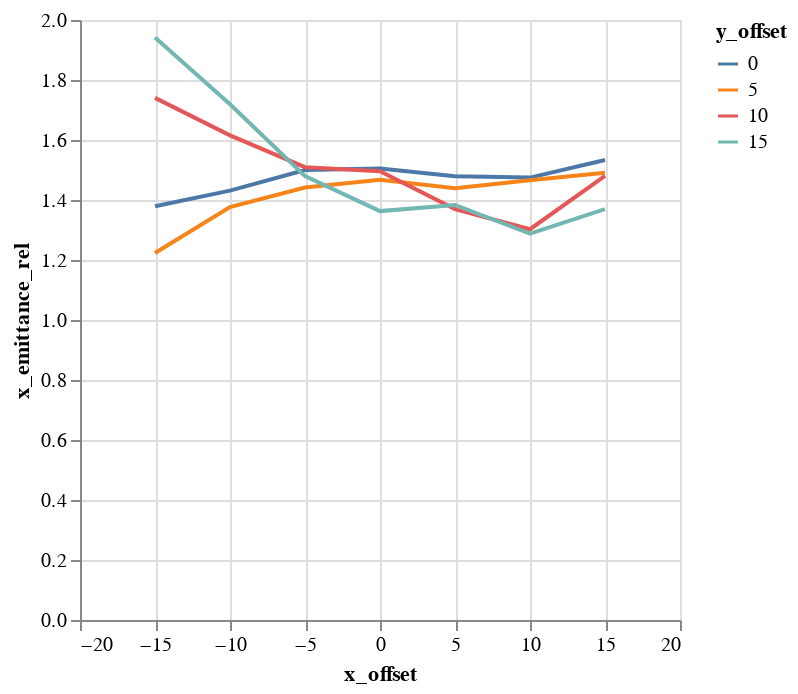

Here is the notebook cell this chart was saved with:
### Code cell
alt.Chart(emit_df).mark_line().encode(
    color='y_offset:N',
    x='x_offset',
    y='x_emittance_rel',
)

### Figure 1 — Vega-Lite specification as saved in the notebook (floating-point values rounded to 4 significant figures)
{"$schema": "https://vega.github.io/schema/vega-lite/v1.2.1.json", "data": {"values": [{"losses": 0, "relbeta": 0.002308, "sourceID": 16777222, "sourceName": "x_-15_y_0", "x_emittance": 2.236, "x_emittance_rel": 1.379, "x_norm_emittance": 0.005162, "x_offset": -15, "y_emittance": 2.294, "y_emittance_rel": 1.459, "y_norm_emittance": 0.005296, "y_offset": 0}, {"losses": 0, "relbeta": 0.002308, "sourceID": 16777229, "sourceName": "x_-15_y_5", "x_emittance": 1.949, "x_emittance_rel": 1.223, "x_norm_emittance": 0.004498, "x_offset": -15, "y_emittance": 2.168, "y_emittance_rel": 1.36, "y_norm_emittance": 0.005004, "y_offset": 5}, {"losses": 0, "relbeta": 0.002308, "sourceID": 16777236, "sourceName": "x_-15_y_10", "x_emittance": 2.815, "x_emittance_rel": 1.74, "x_norm_emittance": 0.006497, "x_offset": -15, "y_emittance": 2.872, "y_emittance_rel": 1.799, "y_norm_emittance": 0.006629, "y_offset": 10}, {"losses": 0, "relbeta": 0.002308, "sourceID": 16777243, "sourceName": "x_-15_y_15", "x_emittance": 3.245, "x_emittance_rel": 1.942, "x_norm_emittance": 0.007492, "x_offset": -15, "y_emittance": 3.162, "y_emittance_rel": 1.903, "y_norm_emittance": 0.007299, "y_offset": 15}, {"losses": 0, "relbeta": 0.002308, "sourceID": 16777220, "sourceName": "x_-10_y_0", "x_emittance": 2.279, "x_emittance_rel": 1.431, "x_norm_emittance": 0.00526, "x_offset": -10, "y_emittance": 2.198, "y_emittance_rel": 1.415, "y_norm_emittance": 0.005073, "y_offset": 0}, {"losses": 0, "relbeta": 0.002308, "sourceID": 16777227, "sourceName": "x_-10_y_5", "x_emittance": 2.22, "x_emittance_rel": 1.376, "x_norm_emittance": 0.005125, "x_offset": -10, "y_emittance": 2.169, "y_emittance_rel": 1.372, "y_norm_emittance": 0.005006, "y_offset": 5}, {"losses": 0, "relbeta": 0.002308, "sourceID": 16777234, "sourceName": "x_-10_y_10", "x_emittance": 2.401, "x_emittance_rel": 1.615, "x_norm_emittance": 0.005544, "x_offset": -10, "y_emittance": 2.54, "y_emittance_rel": 1.525, "y_norm_emittance": 0.005863, "y_offset": 10}, {"losses": 0, "relbeta": 0.002308, "sourceID": 16777241, "sourceName": "x_-10_y_15", "x_emittance": 2.493, "x_emittance_rel": 1.719, "x_norm_emittance": 0.005754, "x_offset": -10, "y_emittance": 2.632, "y_emittance_rel": 1.611, "y_norm_emittance": 0.006076, "y_offset": 15}, {"losses": 0, "relbeta": 0.002308, "sourceID": 16777218, "sourceName": "x_-5_y_0", "x_emittance": 2.514, "x_emittance_rel": 1.5, "x_norm_emittance": 0.005803, "x_offset": -5, "y_emittance": 2.521, "y_emittance_rel": 1.468, "y_norm_emittance": 0.00582, "y_offset": 0}, {"losses": 0, "relbeta": 0.002308, "sourceID": 16777225, "sourceName": "x_-5_y_5", "x_emittance": 2.196, "x_emittance_rel": 1.442, "x_norm_emittance": 0.00507, "x_offset": -5, "y_emittance": 2.244, "y_emittance_rel": 1.38, "y_norm_emittance": 0.00518, "y_offset": 5}, {"losses": 0, "relbeta": 0.002308, "sourceID": 16777232, "sourceName": "x_-5_y_10", "x_emittance": 2.281, "x_emittance_rel": 1.509, "x_norm_emittance": 0.005266, "x_offset": -5, "y_emittance": 2.317, "y_emittance_rel": 1.5, "y_norm_emittance": 0.005349, "y_offset": 10}, {"losses": 0, "relbeta": 0.002308, "sourceID": 16777239, "sourceName": "x_-5_y_15", "x_emittance": 2.503, "x_emittance_rel": 1.479, "x_norm_emittance": 0.005778, "x_offset": -5, "y_emittance": 2.471, "y_emittance_rel": 1.642, "y_norm_emittance": 0.005703, "y_offset": 15}, {"losses": 0, "relbeta": 0.002308, "sourceID": 16777216, "sourceName": "x_0_y_0", "x_emittance": 2.317, "x_emittance_rel": 1.505, "x_norm_emittance": 0.005349, "x_offset": 0, "y_emittance": 2.215, "y_emittance_rel": 1.441, "y_norm_emittance": 0.005113, "y_offset": 0}, {"losses": 0, "relbeta": 0.002308, "sourceID": 16777223, "sourceName": "x_0_y_5", "x_emittance": 2.261, "x_emittance_rel": 1.468, "x_norm_emittance": 0.005219, "x_offset": 0, "y_emittance": 2.172, "y_emittance_rel": 1.415, "y_norm_emittance": 0.005013, "y_offset": 5}, {"losses": 0, "relbeta": 0.002308, "sourceID": 16777230, "sourceName": "x_0_y_10", "x_emittance": 2.098, "x_emittance_rel": 1.496, "x_norm_emittance": 0.004844, "x_offset": 0, "y_emittance": 2.083, "y_emittance_rel": 1.412, "y_norm_emittance": 0.004808, "y_offset": 10}, {"losses": 0, "relbeta": 0.002308, "sourceID": 16777237, "sourceName": "x_0_y_15", "x_emittance": 2.41, "x_emittance_rel": 1.363, "x_norm_emittance": 0.005563, "x_offset": 0, "y_emittance": 2.298, "y_emittance_rel": 1.425, "y_norm_emittance": 0.005304, "y_offset": 15}, {"losses": 0, "relbeta": 0.002308, "sourceID": 16777217, "sourceName": "x_5_y_0", "x_emittance": 2.292, "x_emittance_rel": 1.479, "x_norm_emittance": 0.005292, "x_offset": 5, "y_emittance": 2.313, "y_emittance_rel": 1.382, "y_norm_emittance": 0.00534, "y_offset": 0}, {"losses": 0, "relbeta": 0.002308, "sourceID": 16777224, "sourceName": "x_5_y_5", "x_emittance": 2.306, "x_emittance_rel": 1.44, "x_norm_emittance": 0.005324, "x_offset": 5, "y_emittance": 2.22, "y_emittance_rel": 1.507, "y_norm_emittance": 0.005125, "y_offset": 5}, {"losses": 0, "relbeta": 0.002308, "sourceID": 16777231, "sourceName": "x_5_y_10", "x_emittance": 2.003, "x_emittance_rel": 1.37, "x_norm_emittance": 0.004624, "x_offset": 5, "y_emittance": 2.203, "y_emittance_rel": 1.382, "y_norm_emittance": 0.005086, "y_offset": 10}, {"losses": 0, "relbeta": 0.002308, "sourceID": 16777238, "sourceName": "x_5_y_15", "x_emittance": 2.211, "x_emittance_rel": 1.384, "x_norm_emittance": 0.005105, "x_offset": 5, "y_emittance": 2.207, "y_emittance_rel": 1.402, "y_norm_emittance": 0.005095, "y_offset": 15}, {"losses": 0, "relbeta": 0.002308, "sourceID": 16777219, "sourceName": "x_10_y_0", "x_emittance": 2.24, "x_emittance_rel": 1.475, "x_norm_emittance": 0.005172, "x_offset": 10, "y_emittance": 2.387, "y_emittance_rel": 1.493, "y_norm_emittance": 0.00551, "y_offset": 0}, {"losses": 0, "relbeta": 0.002308, "sourceID": 16777226, "sourceName": "x_10_y_5", "x_emittance": 2.121, "x_emittance_rel": 1.465, "x_norm_emittance": 0.004897, "x_offset": 10, "y_emittance": 2.214, "y_emittance_rel": 1.47, "y_norm_emittance": 0.005111, "y_offset": 5}, {"losses": 0, "relbeta": 0.002308, "sourceID": 16777233, "sourceName": "x_10_y_10", "x_emittance": 2.27, "x_emittance_rel": 1.303, "x_norm_emittance": 0.005241, "x_offset": 10, "y_emittance": 2.299, "y_emittance_rel": 1.426, "y_norm_emittance": 0.005308, "y_offset": 10}, {"losses": 0, "relbeta": 0.002308, "sourceID": 16777240, "sourceName": "x_10_y_15", "x_emittance": 2.026, "x_emittance_rel": 1.288, "x_norm_emittance": 0.004676, "x_offset": 10, "y_emittance": 2.055, "y_emittance_rel": 1.36, "y_norm_emittance": 0.004743, "y_offset": 15}, {"losses": 0, "relbeta": 0.002308, "sourceID": 16777221, "sourceName": "x_15_y_0", "x_emittance": 2.298, "x_emittance_rel": 1.533, "x_norm_emittance": 0.005305, "x_offset": 15, "y_emittance": 2.246, "y_emittance_rel": 1.423, "y_norm_emittance": 0.005185, "y_offset": 0}, {"losses": 1, "relbeta": 0.002308, "sourceID": 16777228, "sourceName": "x_15_y_5", "x_emittance": 2.343, "x_emittance_rel": 1.491, "x_norm_emittance": 0.005409, "x_offset": 15, "y_emittance": 2.24, "y_emittance_rel": 1.508, "y_norm_emittance": 0.005171, "y_offset": 5}, {"losses": 0, "relbeta": 0.002308, "sourceID": 16777235, "sourceName": "x_15_y_10", "x_emittance": 2.402, "x_emittance_rel": 1.48, "x_norm_emittance": 0.005544, "x_offset": 15, "y_emittance": 2.269, "y_emittance_rel": 1.404, "y_norm_emittance": 0.005237, "y_offset": 10}, {"losses": 0, "relbeta": 0.002308, "sourceID": 16777242, "sourceName": "x_15_y_15", "x_emittance": 2.075, "x_emittance_rel": 1.37, "x_norm_emittance": 0.00479, "x_offset": 15, "y_emittance": 2.077, "y_emittance_rel": 1.308, "y_norm_emittance": 0.004794, "y_offset": 15}]}, "encoding": {"color": {"field": "y_offset", "type": "nominal"}, "x": {"field": "x_offset", "type": "quantitative"}, "y": {"field": "x_emittance_rel", "type": "quantitative"}}, "mark": "line"}
